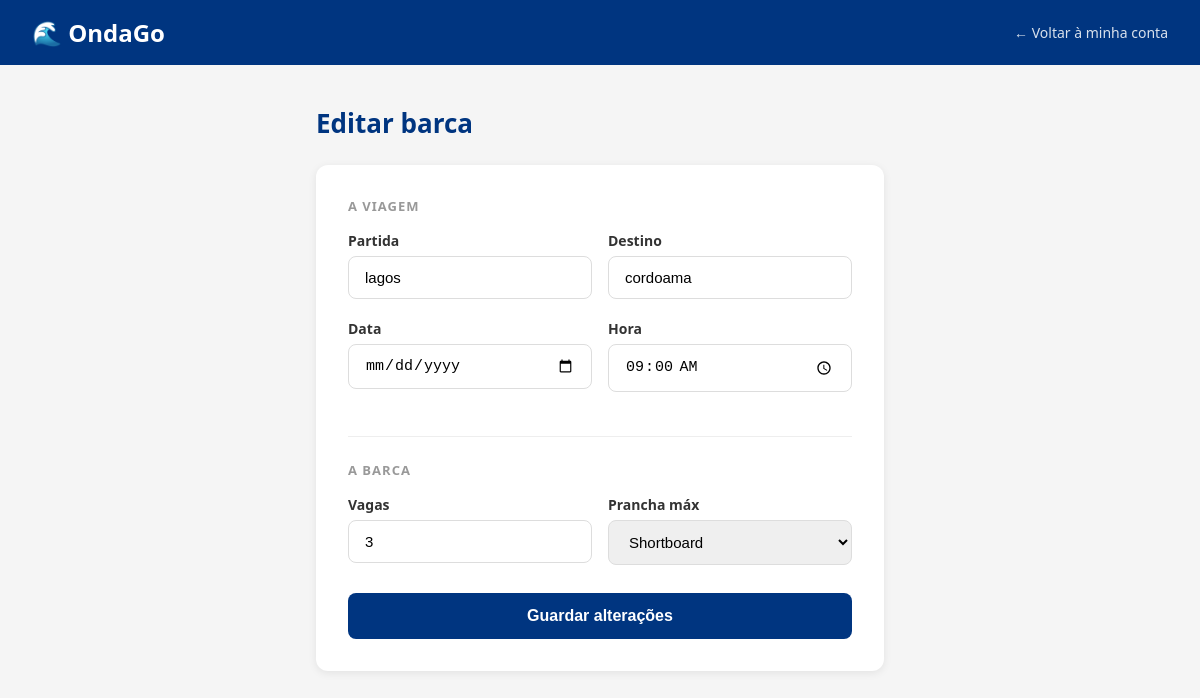
/editar_carona/3 (signed in), run on the app's committed database.
### models.py (models this page shows, shortened)
class Carona(db.Model):
    __tablename__ = 'caronas'
    id              = db.Column(db.Integer, primary_key=True)
    motorista_id    = db.Column(db.Integer, db.ForeignKey('usuarios.id'), nullable=False)
    ponto_partida   = db.Column(db.String(100), nullable=False)
    destino         = db.Column(db.String(100), nullable=False)
    data            = db.Column(db.String(10), nullable=False)
    hora            = db.Column(db.String(5), nullable=False)
    vagas_totais    = db.Column(db.Integer, nullable=False)
    tipo_prancha    = db.Column(db.String(30), default='Qualquer')
    criado_em       = db.Column(db.DateTime, default=datetime.utcnow)
    reservas        = db.relationship('Reserva', backref='carona', lazy=True)
    @property
    def expirada(self):
        try:
            dt = datetime.strptime(f"{self.data} {self.hora}", "%d/%m/%Y %H:%M")
            return datetime.now() > dt
        except:
            return False

### app.py (the view, shortened to what this page needs)
@app.route('/editar_carona/<int:carona_id>', methods=['GET', 'POST'])
@login_required
def editar_carona(carona_id):
    carona = Carona.query.get_or_404(carona_id)
    if carona.motorista_id != current_user.id:
        flash('Nao tens permissao para editar esta barca.', 'erro')
        return redirect(url_for('minha_conta'))
    if carona.expirada:
        flash('Nao podes editar uma carona ja realizada.', 'erro')
        return redirect(url_for('minha_conta'))
    return render_template('editar_carona.html', carona=carona)

### app.py (called while the page is built)
@login_manager.user_loader
def load_user(user_id):
    return Usuario.query.get(int(user_id))

### editar_carona.html (shortened to what this page needs)
<!DOCTYPE html>
<html lang="pt">
<head>
</head>
<body>
<header>
    <h1>🌊 OndaGo</h1>
    <a href="/minha_conta">← Voltar à minha conta</a>
</header>
<div class="container">
    <h2>Editar barca</h2>
    <div class="form-card">
        <form method="POST">
            <p class="section-title">A viagem</p>
            <div class="form-row">
                <div class="form-group">
                    <label>Partida</label>
                    <input type="text" name="origem" value="{{ carona.ponto_partida }}" required>
                </div>
                <div class="form-group">
                    <label>Destino</label>
                    <input type="text" name="destino" value="{{ carona.destino }}" required>
                </div>
            </div>
            <div class="form-row">
                <div class="form-group">
                    <label>Data</label>
                    <input type="date" name="data" required>
                </div>
                <div class="form-group">
                    <label>Hora</label>
                    <input type="time" name="hora" value="{{ carona.hora }}" required>
                </div>
            </div>
            <hr class="divider">
            <p class="section-title">A barca</p>
            <div class="form-row">
                <div class="form-group">
                    <label>Vagas</label>
                    <input type="number" name="vagas" min="1" max="8" value="{{ carona.vagas_totais }}" required>
                </div>
                <div class="form-group">
                    <label>Prancha máx</label>
                    <select name="prancha">
                        <option {% if carona.tipo_prancha == 'Shortboard' %}selected{% endif %}>Shortboard</option>
                    </select>
                </div>
            </div>
            <button type="submit" class="btn-salvar">Guardar alterações</button>
        </form>
    </div>
</div>
</body>
</html>

### editar_carona.html (style rules this page uses)
* { margin: 0; padding: 0; box-sizing: border-box; }
body { font-family: 'Segoe UI', sans-serif; background: #f5f5f5; }
header { background: #003580; padding: 16px 32px; display: flex; justify-content: space-between; align-items: center; }
header h1 { color: white; font-size: 24px; }
header a { color: white; text-decoration: none; font-size: 14px; opacity: 0.85; }
.container { max-width: 600px; margin: 40px auto; padding: 0 16px; }
h2 { color: #003580; margin-bottom: 24px; font-size: 26px; }
.form-card { background: white; border-radius: 12px; padding: 32px; box-shadow: 0 2px 8px rgba(0,0,0,0.08); }
.form-group { margin-bottom: 20px; }
label { display: block; font-weight: 600; color: #333; margin-bottom: 6px; font-size: 14px; }
input, select { width: 100%; padding: 12px 16px; border: 1px solid #ddd; border-radius: 8px; font-size: 15px; outline: none; }
.form-row { display: grid; grid-template-columns: 1fr 1fr; gap: 16px; }
.divider { border: none; border-top: 1px solid #eee; margin: 24px 0; }
.section-title { font-size: 13px; font-weight: 700; color: #999; text-transform: uppercase; letter-spacing: 1px; margin-bottom: 16px; }
.btn-salvar { width: 100%; background: #003580; color: white; padding: 14px; border: none; border-radius: 8px; font-size: 16px; font-weight: bold; cursor: pointer; margin-top: 8px; }

### data on the page
Carona: origem "lagos", destino "cordoama", hora "09:00", vagas "3", prancha "Shortboard"
